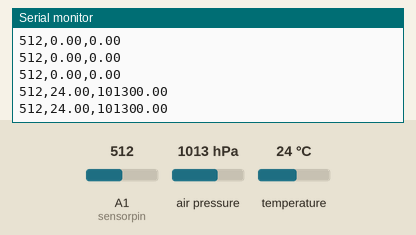
This sketch was run on a simulated Arduino Uno, built with avr-gcc and run on an emulated ATmega328P. On the bench: the last lines printed to the serial monitor. The inputs (shaded band) are chosen by the test bench; at power-on: air pressure 1013 hPa, A1 (sensorpin) = 512, temperature 24 °C.

Above: at 1.2 s.
1.3 s: air pressure set to 952 hPa
At 1.32 s:
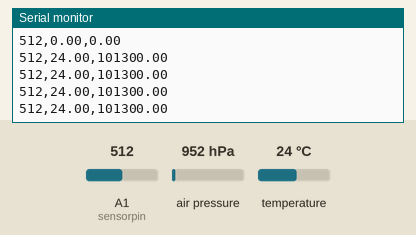
2.8 s: A1 (sensorpin) set to 716
At 2.83 s:
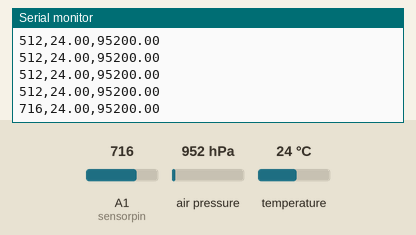
4.3 s: temperature set to 12 °C
At 4.34 s:
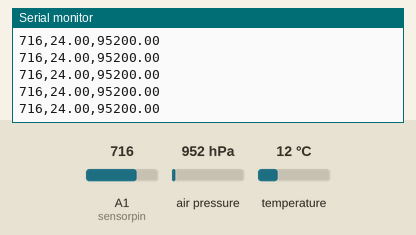
5.8 s: A1 (sensorpin) set to 900
At 5.85 s:
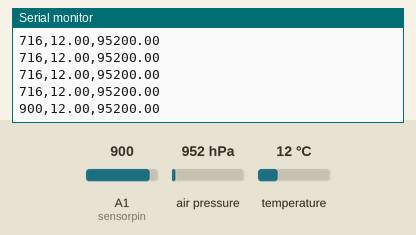
7.3 s: air pressure set to 975 hPa
At 7.36 s:
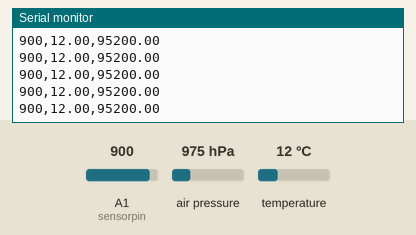
Timing chart, 0 to 9.8 s (numbered marks = the images above; inputs shaded):
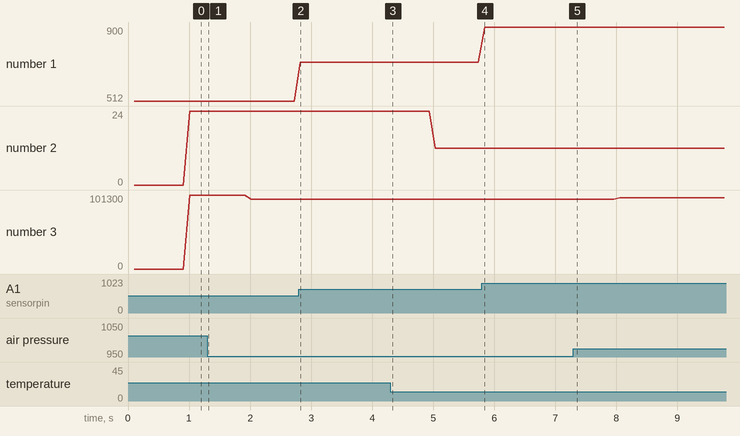

Measured:
- after the input at 2.8 s, the serial monitor: prints a new line at once (image 2)
- after the input at 5.8 s, the serial monitor: prints a new line at once (image 4)
- plotted number 1: 512 → 716 after the input at 2.8 s, 716 → 900 after the input at 5.8 s
- plotted number 2: 24 → 12 after the input at 4.3 s
- plotted number 3: 101300 → 95200 after the input at 1.3 s, 95200 → 97500 after the input at 7.3 s

The sketch:

tiltmeter_code.ino
```cpp
// Arduino code for tiltmeter using a photo-interrupt to measure fine motion of the vertical pendulum.
// BMP280 or similar is used for pressure and temperature readings.
#include <Wire.h>
#include <SPI.h>
#include <Adafruit_BMP280.h>

Adafruit_BMP280 bmp; // I2C
int sensorpin = A1;

// Variables to store current sensor data
int reading_seismo = 0;
float reading_temp = 0;
float reading_pressure = 0;

//variables to store current interval times.
// Generally, you should use "unsigned long" for variables that hold time
// The value will quickly become too large for an int to store
unsigned long printout_millis = 0;
unsigned long weather_millis = 0;

// Constants
const int PRINTOUT_INTERVAL = 100;
const int WEATHER_INTERVAL = 1000;
#define BMP280_ADDRESS 0x76


void setup() {
  // Fast serial connection.
  Serial.begin(115200);
  unsigned status = bmp.begin(BMP280_ADDRESS);
}

void loop() {
  unsigned long currentMillis = millis();

  if (currentMillis - weather_millis >= WEATHER_INTERVAL) {
    // Update interval timer
    weather_millis = currentMillis;
    // Update sensor values
    reading_temp = returnTemperature();
    reading_pressure = returnPressure();
  }

  // Output current data to serial port
  if (currentMillis - printout_millis >= PRINTOUT_INTERVAL) {
    // Update interval timer
    printout_millis = currentMillis;
    // Update sensor values AND output data thru serial port.
    reading_seismo = returnSeismo();
    Serial.print(reading_seismo);
    Serial.print(',');
    Serial.print(reading_temp);
    Serial.print(',');
    Serial.println(reading_pressure);
  }

  // A small delay
  delay(3);
}

float returnTemperature()
{
  return bmp.readTemperature();
}

float returnPressure()
{
  return bmp.readPressure();
}

int returnSeismo()
{
  int seiz = analogRead(sensorpin);
  return seiz;
}
```
